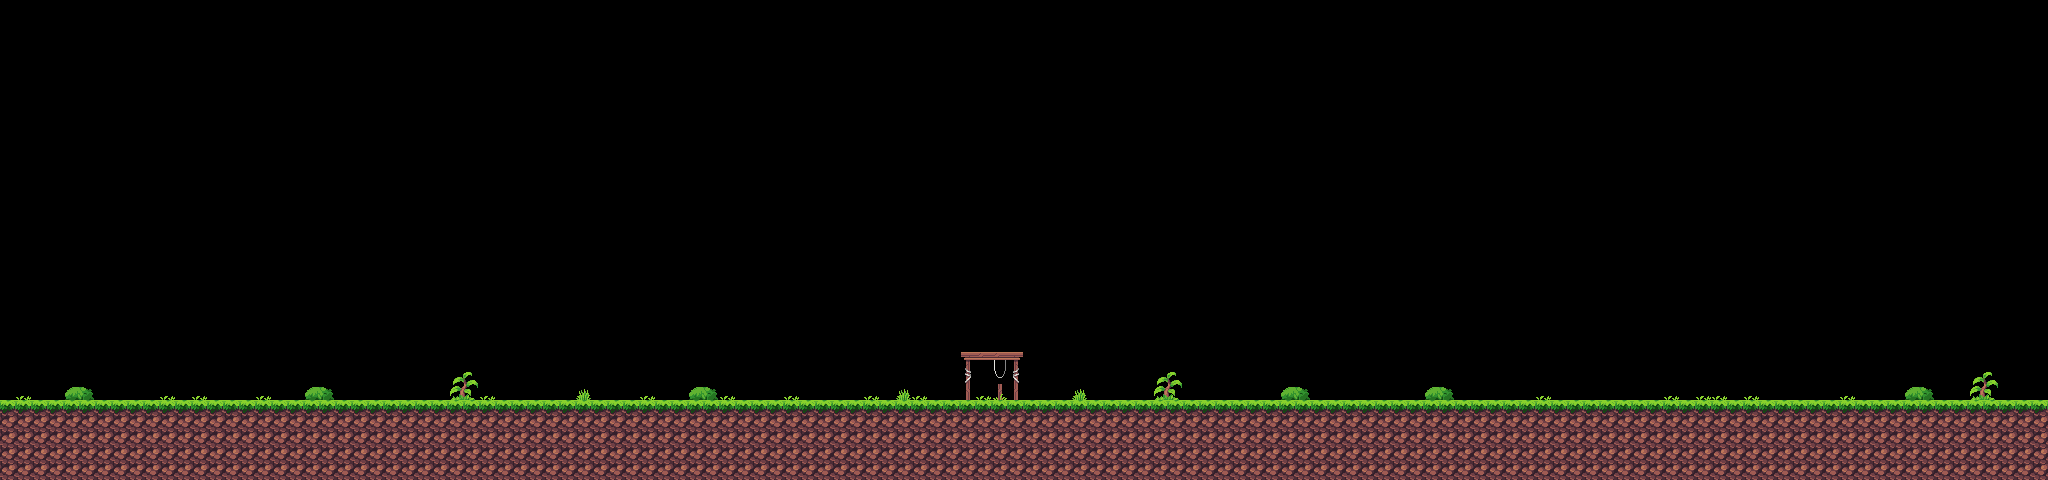

A level layout from a 2D game, rendered from its tile map. Below: a short description, then the map file with tile-grid data replaced by summaries:
An orthogonal 128x30 tile map with 16x16 px tiles, 1 tile layer (Tile Layer 1).

<map version="1.10" tiledversion="1.11.0" orientation="orthogonal" renderorder="right-down" width="128" height="30" tilewidth="16" tileheight="16" infinite="0" nextlayerid="2" nextobjectid="1">
 <tileset firstgid="1" source="platformer-overworld.tsx" />
 <layer id="1" name="Tile Layer 1" width="128" height="30">
  <data>[3840 cells, 695 non-empty, 23 distinct tile ids]</data>
 </layer>
</map>
